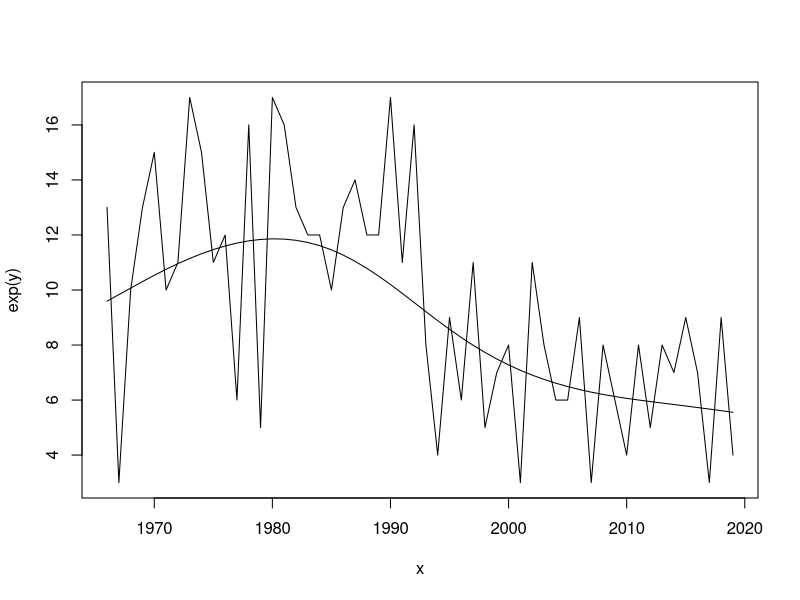

Generate this figure with R:
# data
library(mgcv)
ny <- 54
x <- 1:ny
fx <- 10 + 3*sin(x/10) + (-0.03*x)
y <- rpois(ny, fx)
x <- x + 1965
y <- log(y)
kts <- round(ny/4)
plot(x=x, y=exp(y), type="l")
lines(y=exp(fitted(gam(y ~ 1 + s(x, k=kts, bs="ps"), family="gaussian"))),
      x=x)

# gam trend function. p-spline with nyears/4 knots. gaussian on log Y
tgam <- function(y, x, t1, t2){
  require(mgcv)
  ny <- length(x) # full time series
  kts <- as.numeric(round(ny/4, 0)) # knot every four years
  df <- data.frame(y=y, x=x)
  # predict from p-spline with ny/4 knots, gaussian on log Y
  yhat <- exp(fitted(gam(y ~ 1 + s(x, k=kts, bs="ps"),
                         family="gaussian", data=df)))
  nt1 <- yhat[which(x==t1)] # pick start year
  nt2 <- yhat[which(x==t2)] # pick end year
  trd <- 100 * (((nt2 / nt1)^(1 / (t2 - t1))) - 1) # calc annl percent chg
  return(trd)
}

# test
t1 <- 1970
t2 <- 2019
nyrs <- t2 - t1 + 1
t <- tgam(y=y, x=x, t1=t1, t2=t2); t # annual percent change from gam endpoints
chg <- ((((t/100)+1)^nyrs)-1)*100; chg # accumulated percent change from gam endpoints
